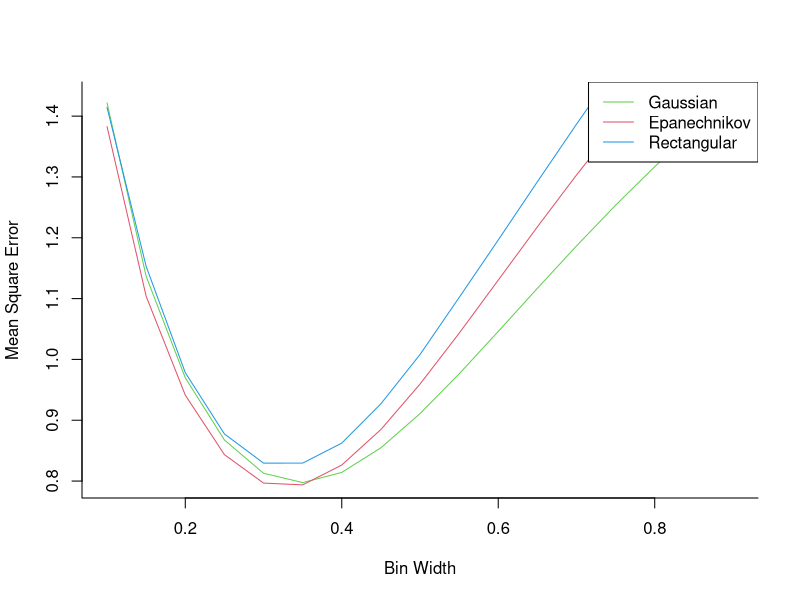

Source code (R):
## ---- chunk 1
knitr::opts_chunk$set(echo = TRUE)
library(tidyverse)
## ---- chunk 2
rmixnorm <- function(N, mu1, mu2, sigma1, sigma2, tau){
  ind <- I(runif(N) > tau)
  X <- rep(0,N)
  X[ind] <- rnorm(sum(ind), mu1, sigma1)
  X[!ind] <- rnorm(sum(!ind), mu2, sigma2)
  return(X)
}

dmixnorm <- function(x, mu1, mu2, sigma1, sigma2, tau){
  y <- (1-tau)*dnorm(x,mu1,sigma1) + tau*dnorm(x,mu2,sigma2)
  return(y)
}
## ---- chunk 3

# generate data from the Gaussian mixture f
N <- 100
mu1 <- 3
mu2 <- 0
sigma1 <- 0.5
sigma2 <- 1
tau <- 0.6

percentiles = quantile(rmixnorm(10^7, mu1, mu2, sigma1, sigma2, tau), probs=c(0.01,0.99))
first = percentiles[1]
ninetyNinth = percentiles[2]


gridArray = seq(from=first, to=ninetyNinth, length.out = 512)
f = dmixnorm(gridArray, mu1, mu2, sigma1, sigma2, tau)

errors_gaussian <- matrix(0, 200, 17)
errors_epanechnikov <- matrix(0, 200, 17)
errors_rectangular <- matrix(0, 200, 17)
  
for (x in 1:200){

  # generate N = 100 samples from the Gaussian mixture

  X <- rmixnorm(N, mu1, mu2, sigma1, sigma2, tau)
  
    
  for (i in 1:17){
    
    bw = 0.05 + 0.05 * i
    
  
    # perform density estimation
    f_hat_gaussian = density(X, kernel="gaussian", from=first, to=ninetyNinth, n = 512, bw=bw)$y
    f_hat_epanechnikov = density(X, kernel="epanechnikov", from=first, to=ninetyNinth, n = 512, bw=bw)$y
    f_hat_rectangular = density(X, kernel="rectangular", from=first, to=ninetyNinth, n = 512, bw=bw)$y
  
    #calculate the error measure
    errors_gaussian[x, i] <- sqrt(sum((f - f_hat_gaussian) ^ 2))
    errors_epanechnikov[x, i] <- sqrt(sum((f - f_hat_epanechnikov) ^ 2))
    errors_rectangular[x, i] <- sqrt(sum((f - f_hat_rectangular) ^ 2))
  }
}
  


  # report findings as a figure
   plot(colMeans(errors_gaussian)~seq(from=0.1, to=0.9, by=0.05),type='l',bty='l',col=3, ylab="Mean Square Error", xlab="Bin Width")
   lines(colMeans(errors_epanechnikov)~seq(from=0.1, to=0.9, by=0.05),col=2)
   lines(colMeans(errors_rectangular)~seq(from=0.1, to=0.9, by=0.05),col=4)
   legend("topright", col=c(3, 2, 4), lty=1, legend=c("Gaussian", "Epanechnikov", "Rectangular"))
  
